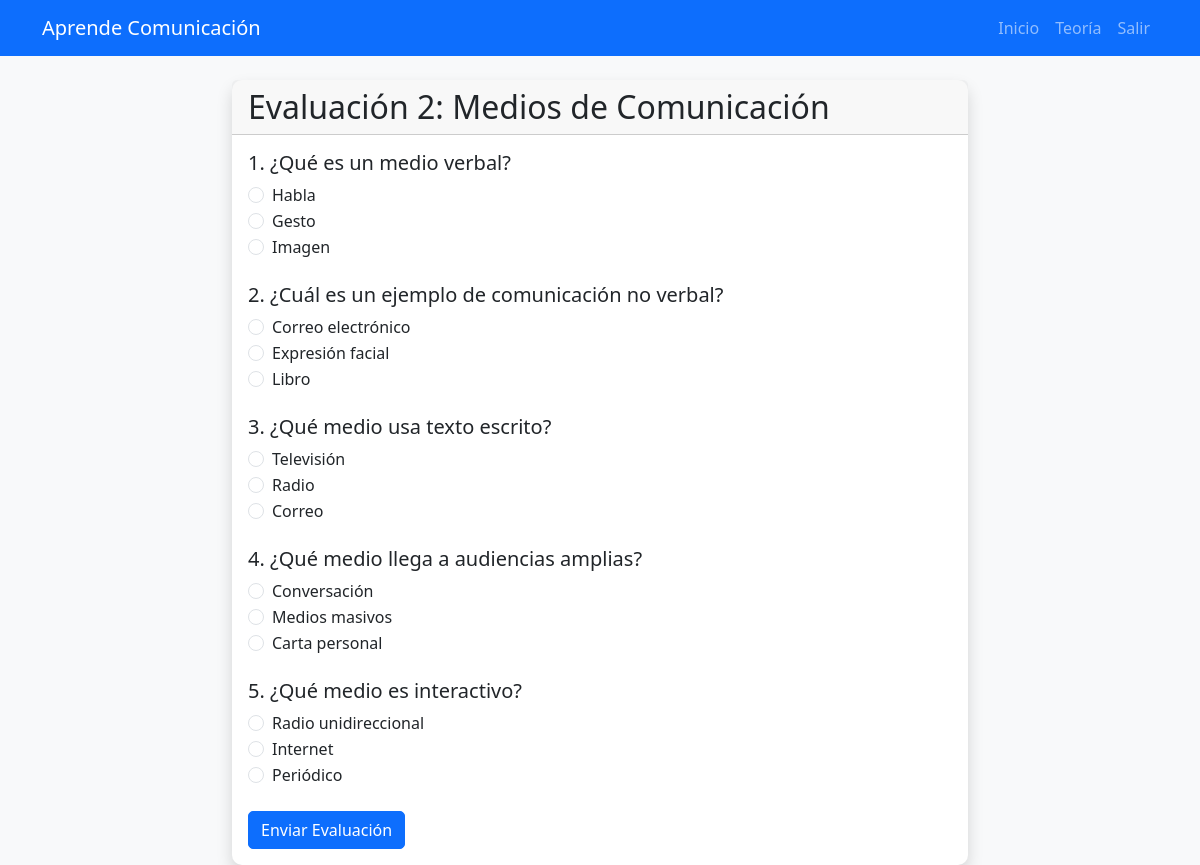
Screenshot of /quiz/77/ (signed in) with the database file from the repository.
### learning/models.py (models this page shows, shortened)
class Quiz(models.Model):
    title = models.CharField(max_length=200)
    topic = models.ForeignKey(Topic, on_delete=models.CASCADE, null=True, blank=True)

class Question(models.Model):
    quiz = models.ForeignKey(Quiz, on_delete=models.CASCADE)
    question_text = models.CharField(max_length=500)
    option1 = models.CharField(max_length=200)
    option2 = models.CharField(max_length=200)
    option3 = models.CharField(max_length=200)
    correct_answer = models.IntegerField()  # 1,2,3

### learning/views.py (the view)
# urls.py: path('quiz/<int:quiz_id>/', views.quiz, name='quiz'),
@login_required
def quiz(request, quiz_id):
    quiz = get_object_or_404(Quiz, id=quiz_id)
    questions = quiz.question_set.all()
    return render(request, 'learning/quiz.html', {'quiz': quiz, 'questions': questions})

### learning/templates/learning/quiz.html (shortened to what this page needs)
{% extends 'learning/base.html' %}
{% block content %}
    <div class="row justify-content-center">
        <div class="col-md-8">
            <div class="card shadow">
                <div class="card-header">
                    <h2 class="card-title mb-0">{{ quiz.title }}</h2>
                </div>
                <div class="card-body">
                    <form method="post" action="{% url 'submit_quiz' quiz.id %}">
                        {% for question in questions %}
                            <div class="mb-4">
                                <h5>{{ forloop.counter }}. {{ question.question_text }}</h5>
                                <div class="form-check">
                                    <input class="form-check-input" type="radio" name="question_{{ question.id }}" value="1" id="q{{ question.id }}1">
                                    <label class="form-check-label" for="q{{ question.id }}1">
                                        {{ question.option1 }}
                                    </label>
                                </div>
                                <div class="form-check">
                                    <input class="form-check-input" type="radio" name="question_{{ question.id }}" value="2" id="q{{ question.id }}2">
                                    <label class="form-check-label" for="q{{ question.id }}2">
                                        {{ question.option2 }}
                                    </label>
                                </div>
                                <div class="form-check">
                                    <input class="form-check-input" type="radio" name="question_{{ question.id }}" value="3" id="q{{ question.id }}3">
                                    <label class="form-check-label" for="q{{ question.id }}3">
                                        {{ question.option3 }}
                                    </label>
                                </div>
                            </div>
                        {% endfor %}
                        <button type="submit" class="btn btn-primary">Enviar Evaluación</button>
                    </form>
                </div>
            </div>
        </div>
    </div>
{% endblock %}

### learning/static/learning/css/style.css (style rules this page uses)
body { background-color: #f8f9fa; }
.card { border: none; border-radius: 10px; }
.btn { border-radius: 5px; }

### rows the page displays
Quiz: title "Evaluación 2: Medios de Comunicación"
Question: question_text "¿Qué es un medio verbal?", option1 "Habla", option2 "Gesto", option3 "Imagen"
Question: question_text "¿Cuál es un ejemplo de comunicación no verbal?", option1 "Correo electrónico", option2 "Expresión facial", option3 "Libro"
Question: question_text "¿Qué medio usa texto escrito?", option1 "Televisión", option2 "Radio", option3 "Correo"
Question: question_text "¿Qué medio llega a audiencias amplias?", option1 "Conversación", option2 "Medios masivos", option3 "Carta personal"
Question: question_text "¿Qué medio es interactivo?", option1 "Radio unidireccional", option2 "Internet", option3 "Periódico"
